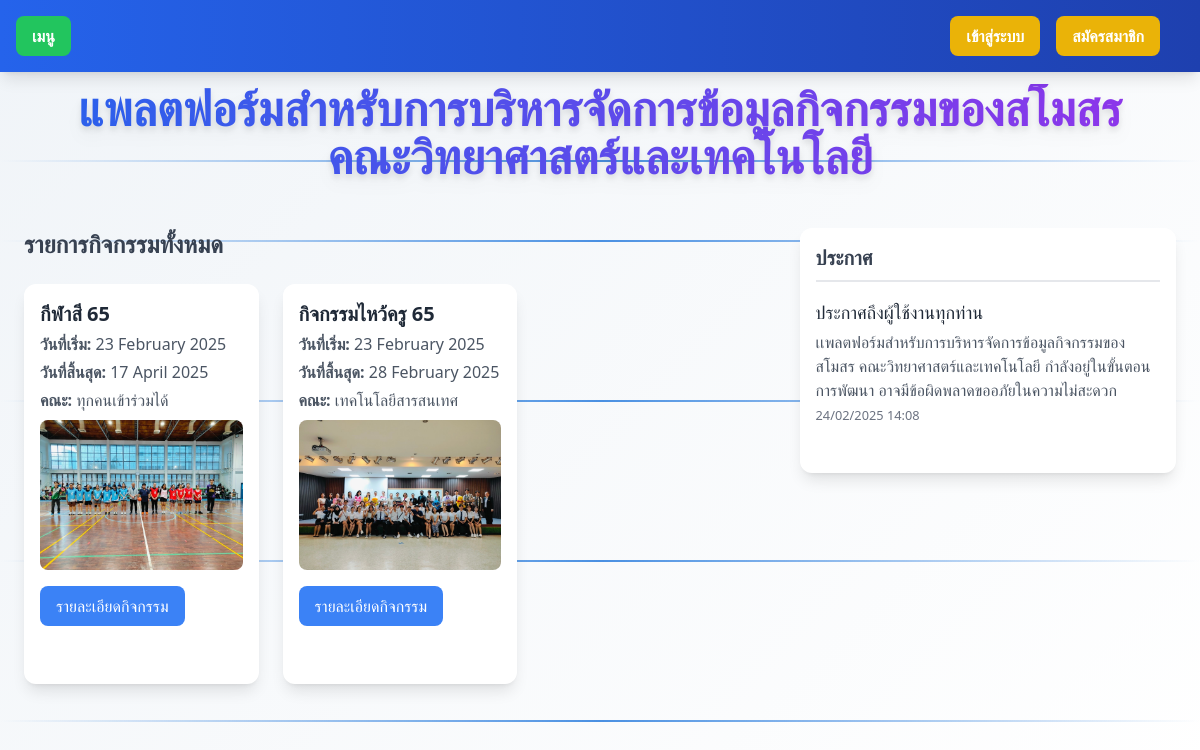
The page / on the database its author committed.
### myapp/models.py (models this page shows, shortened)
class Activity(models.Model):
    name = models.CharField(
        max_length=255,
        verbose_name='ชื่อกิจกรรม'
    )
    description = models.TextField(
        verbose_name='รายละเอียดกิจกรรม'
    )
    start_date = models.DateField(
        verbose_name='วันที่เริ่มจัดกิจกรรม',
        default=datetime.date.today
    )
    end_date = models.DateField(
        verbose_name='วันที่สิ้นสุดกิจกรรม',
        null=True,  # ยอมให้เป็น NULL
        blank=True  # สามารถทิ้งว่างได้ในฟอร์ม
    )
    created_by = models.ForeignKey(
        CustomUser,
        on_delete=models.CASCADE,
        verbose_name='ผู้สร้างกิจกรรม'
    )
    FACULTY_CHOICES = [
        ('all', 'ทุกคนเข้าร่วมได้'),
        ('CS', 'วิทยาการคอมพิวเตอร์'),
        ('CCS', 'วิทยาศาสตร์เครื่องสำอาง'),
        ('OHS', 'อาชีวอนามัยและความปลอดภัย'),
        ('EHS', 'อนามัยสิ่งแวดล้อมและสาธารณภัย'),
        ('MS', 'วิทยาศาสตร์การแพทย์'),
        ('GS', 'วิทยาศาสตร์ทั่วไป'),
        ('IT', 'เทคโนโลยีสารสนเทศ'),
        ('BIB', 'อุตสาหกรรมชีวภาพเพื่อธุรกิจ'),
        ('CYB', 'ความมั่นคงปลอดภัยไซเบอร์'),
    ]
    faculty = models.CharField(
        max_length=10,
        choices=FACULTY_CHOICES,
        default='all',
        verbose_name='คณะที่จัดกิจกรรม'
    )
    class Meta:
        verbose_name = 'กิจกรรม'
        verbose_name_plural = 'กิจกรรมทั้งหมด'

class ActivityImage(models.Model):
    activity = models.ForeignKey(
        'Activity',  # ใช้ 'Activity' ในการอ้างอิงโมเดล Activity
        on_delete=models.CASCADE,
        related_name='images',  # ใช้ related_name เพื่อเข้าถึงรูปภาพของกิจกรรมได้ง่าย
        verbose_name='กิจกรรม'  # กิจกรรมที่มีรูปภาพ
    )
    image = models.ImageField(
        upload_to='activity_images/',
        verbose_name='รูปภาพ'  # อัปโหลดไปที่โฟลเดอร์ activity_images/
    )
    class Meta:
        verbose_name = 'รูปภาพกิจกรรม'
        verbose_name_plural = 'รูปภาพทั้งหมด'

class Announcement(models.Model):
    title = models.CharField(max_length=200)  # หัวข้อประกาศ
    content = models.TextField()  # เนื้อหาประกาศ
    created_at = models.DateTimeField(auto_now_add=True)  # เวลาประกาศอัตโนมัติ

### myapp/views.py (the view)
# urls.py: path('', views.home, name='home'),  # หน้าแรก
def home(request):
    activities = Activity.objects.all()
    announcements = Announcement.objects.order_by('-created_at')  # เรียงจากใหม่ไปเก่า
    return render(request, 'index.html', {'activities': activities, 'announcements': announcements})

### templates/index.html (shortened to what this page needs)
{% load static %}
<!DOCTYPE html>
<html lang="en">
<head>
  <script src="https://cdn.tailwindcss.com"></script>
</head>
<body class="font-sans">
  <nav class="base-navbar fixed top-0 left-0 w-full bg-gradient-to-r from-blue-600 to-blue-800 text-white p-4 shadow-lg z-50 flex justify-between items-center">
    <div class="base-menu-container">
      <button class="base-menu bg-green-500 hover:bg-green-600 text-white font-bold py-2 px-4 rounded-lg focus:outline-none focus:ring-2 focus:ring-green-400" id="menuButton">เมนู</button>
    </div>
    <div class="base-right-side flex items-center gap-4 mr-6">
      {% if user.is_authenticated %}
        <span class="text-white font-medium">ยินดีต้อนรับ, {{ user.username }}</span>
        <form method="post" action="{% url 'logout' %}" class="inline">
          {% csrf_token %}
          <button type="submit" class="base-logout-btn bg-red-600 hover:bg-red-700 text-white font-semibold py-2 px-4 rounded-lg transition duration-200">ออกจากระบบ</button>
        </form>
      {% else %}
        <a href="{% url 'login' %}" class="bg-yellow-500 hover:bg-yellow-600 text-white font-semibold py-2 px-4 rounded-lg transition duration-200">เข้าสู่ระบบ</a>
        <a href="{% url 'register' %}" class="bg-yellow-500 hover:bg-yellow-600 text-white font-semibold py-2 px-4 rounded-lg transition duration-200">สมัครสมาชิก</a>
      {% endif %}
    </div>
  </nav>
  <div class="moving-line"></div>
  <div class="moving-line"></div>
  <div class="moving-line"></div>
  <div class="moving-line"></div>
  <div class="moving-line"></div>
  <div class="moving-line"></div>
  <div class="moving-line"></div>
  <div class="moving-line"></div>
  <div class="moving-line"></div>
  <div class="moving-line"></div>
  <div class="moving-line"></div>
  <div class="moving-line"></div>
  <div class="moving-line"></div>
  <div class="moving-line"></div>
  <div class="moving-line"></div>
  <div class="center-container text-center py-6">
    <h1 class="text-4xl md:text-5xl font-extrabold bg-gradient-to-r from-blue-600 to-purple-600 bg-clip-text text-transparent drop-shadow-lg">
      แพลตฟอร์มสำหรับการบริหารจัดการข้อมูลกิจกรรมของสโมสร<br>คณะวิทยาศาสตร์และเทคโนโลยี
    </h1>
  </div>
  <div class="content-wrapper flex flex-col lg:flex-row justify-between items-start gap-6 px-4 lg:px-6 py-6">
    <div class="activity-section w-full lg:w-2/3 order-1">
      <div class="center-container mb-6">
        <h2 class="text-2xl font-semibold text-gray-700">รายการกิจกรรมทั้งหมด</h2>
      </div>
      <div class="activity-card-container grid grid-cols-1 sm:grid-cols-2 lg:grid-cols-3 gap-6">
        {% for activity in activities %}
          <div class="activity-card bg-white rounded-xl shadow-lg hover:shadow-xl transition duration-300 transform hover:-translate-y-2 p-4">
            <h3 class="text-xl font-semibold text-gray-800">{{ activity.name }}</h3>
            <p class="text-gray-600 mt-1"><strong>วันที่เริ่ม:</strong> {{ activity.start_date }}</p>
            <p class="text-gray-600 mt-1"><strong>วันที่สิ้นสุด:</strong> {{ activity.end_date }}</p>
            <p class="text-gray-600 mt-1"><strong>คณะ:</strong> {{ activity.get_faculty_display }}</p>
            {% if activity.images.all %}
              {% for image in activity.images.all %}
                <img src="{{ image.image.url }}" alt="รูปกิจกรรม" class="mt-2 w-full h-150px object-cover rounded-lg">
              {% endfor %}
            {% else %}
              <p class="text-red-500 mt-2">ไม่มีรูปภาพ</p>
            {% endif %}
            <a href="{% url 'activity_info' activity.id %}" class="mt-4 inline-block bg-blue-500 hover:bg-blue-600 text-white font-medium py-2 px-4 rounded-lg transition duration-200">รายละเอียดกิจกรรม</a>
          </div>
        {% empty %}
          <p class="text-gray-600">ไม่มีข้อมูลกิจกรรม</p>
        {% endfor %}
      </div>
    </div>
    <div class="announcement-box w-full lg:w-1/3 bg-white rounded-xl shadow-lg p-4 order-2">
      <h2 class="text-xl font-semibold text-gray-700 mb-4 border-b-2 border-gray-200 pb-2">ประกาศ</h2>
      {% for announcement in announcements %}
        <div class="announcement-item mb-4 pb-4 border-b border-gray-100 last:border-b-0">
          <h3 class="text-lg font-medium text-gray-800">{{ announcement.title }}</h3>
          <p class="text-gray-600 mt-1">{{ announcement.content }}</p>
          <small class="text-gray-500 block mt-1">{{ announcement.created_at|date:"d/m/Y H:i" }}</small>
        </div>
      {% empty %}
        <p class="text-gray-600">ยังไม่มีประกาศ</p>
      {% endfor %}
    </div>
  </div>
</body>
</html>

### templates/index.html (style rules this page uses)
body { margin: 0; padding-top: 60px; min-height: 100vh; background: linear-gradient(135deg, #f0f4f8, #ffffff); overflow-x: hidden; position: relative; }
.moving-line { position: absolute; width: 100%; height: 2px; background: linear-gradient(90deg, transparent, #4a90e2, transparent); animation: moveLine 6s linear infinite; z-index: 0; }
.moving-line:nth-child(2) { top: 20%; animation-delay: 1s; }
.moving-line:nth-child(3) { top: 30%; animation-delay: 2s; }
.moving-line:nth-child(4) { top: 50%; animation-delay: 3s; }
.moving-line:nth-child(5) { top: 70%; animation-delay: 4s; }
.moving-line:nth-child(6) { top: 90%; animation-delay: 5s; }
.content-wrapper, .center-container { position: relative; z-index: 10; }
.activity-card { min-height: 400px; max-height: 400px; overflow-y: auto; }
.activity-card img { height: 150px; object-fit: cover; }

### rows shown on the page
Activity: name "กีฬาสี 65", start_date "23 February 2025", end_date "17 April 2025", faculty "ทุกคนเข้าร่วมได้"
ActivityImage: image (picture)
Activity: name "กิจกรรมไหว้ครู 65", start_date "23 February 2025", end_date "28 February 2025", faculty "เทคโนโลยีสารสนเทศ"
ActivityImage: image (picture)
Announcement: title "ประกาศถึงผู้ใช้งานทุกท่าน", content "เเพลตฟอร์มสำหรับการบริหารจัดการข้อมูลกิจกรรมของสโมสร คณะวิทยาศาสตร์และเทคโนโลยี กำลังอยู่ในขั้นตอนการพัฒนา อาจมีข้อผิดพลาดขออภัยในความไม่สะดวก", created_at "24/02/2025 14:08"
